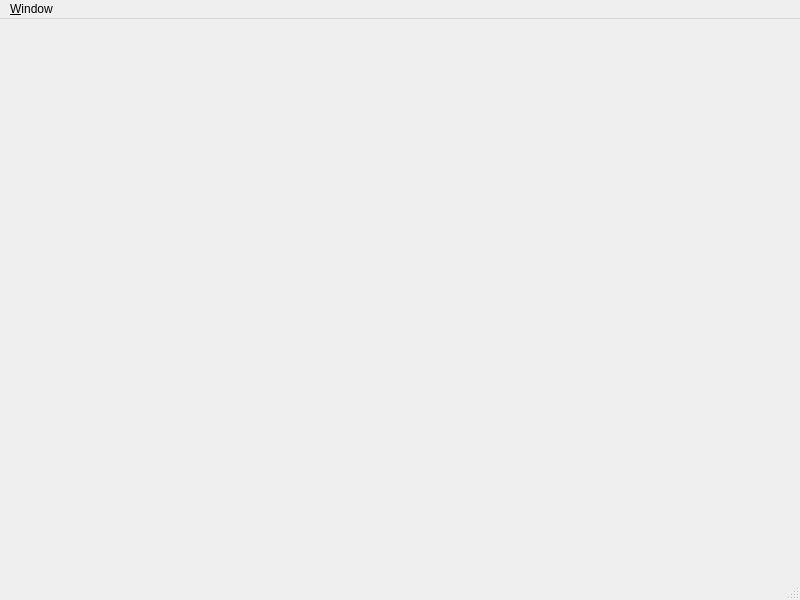
<?xml version="1.0" encoding="UTF-8"?>
<ui version="4.0">
 <class>FloatingTabWindow</class>
 <widget class="QMainWindow" name="FloatingTabWindow">
  <property name="geometry">
   <rect>
    <x>0</x>
    <y>0</y>
    <width>800</width>
    <height>600</height>
   </rect>
  </property>
  <property name="windowTitle">
   <string>MainWindow</string>
  </property>
  <widget class="QWidget" name="centralwidget"/>
  <widget class="QMenuBar" name="menubar">
   <property name="geometry">
    <rect>
     <x>0</x>
     <y>0</y>
     <width>800</width>
     <height>21</height>
    </rect>
   </property>
   <widget class="QMenu" name="menuWindow">
    <property name="title">
     <string>&amp;Window</string>
    </property>
    <addaction name="actionRe_attach"/>
   </widget>
   <addaction name="menuWindow"/>
  </widget>
  <widget class="QStatusBar" name="statusbar"/>
  <action name="action_Rename">
   <property name="text">
    <string>&amp;Rename...</string>
   </property>
  </action>
  <action name="action_Close">
   <property name="text">
    <string>&amp;Close</string>
   </property>
  </action>
  <action name="actionRe_attach">
   <property name="text">
    <string>Re&amp;attach</string>
   </property>
  </action>
 </widget>
 <resources/>
 <connections/>
</ui>
